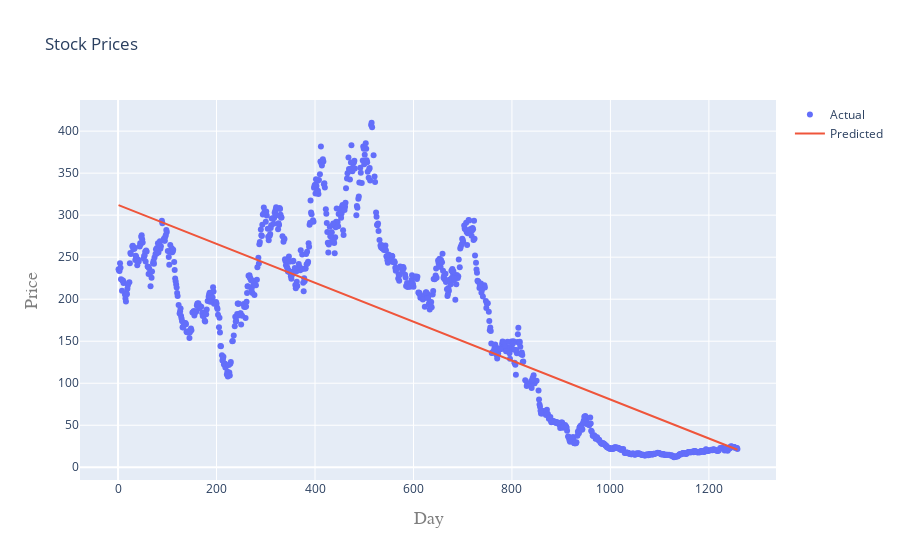

The notebook cell saved with this chart:
### Code cell
iplot(plot2)

### Figure 1 — Plotly figure (JSON) as saved in the notebook; plotly's stock layout.template omitted (floating-point values rounded to 4 significant figures; data arrays with more than 128 entries replaced by an {"elided": "..."} marker saying what was removed)
{"data": [{"mode": "markers", "name": "Actual", "type": "scatter", "x": {"elided": "1005 int values"}, "y": {"elided": "1005 float values"}}, {"mode": "lines", "name": "Predicted", "type": "scatter", "x": {"elided": "1005 int values"}, "y": {"elided": "1005 float values"}}], "layout": {"title": {"text": "Stock Prices"}, "xaxis": {"title": {"font": {"color": "#7f7f7f", "family": "Courier New, monospace", "size": 18}, "text": "Day"}}, "yaxis": {"title": {"font": {"color": "#7f7f7f", "family": "Courier New, monospace", "size": 18}, "text": "Price"}}}}
